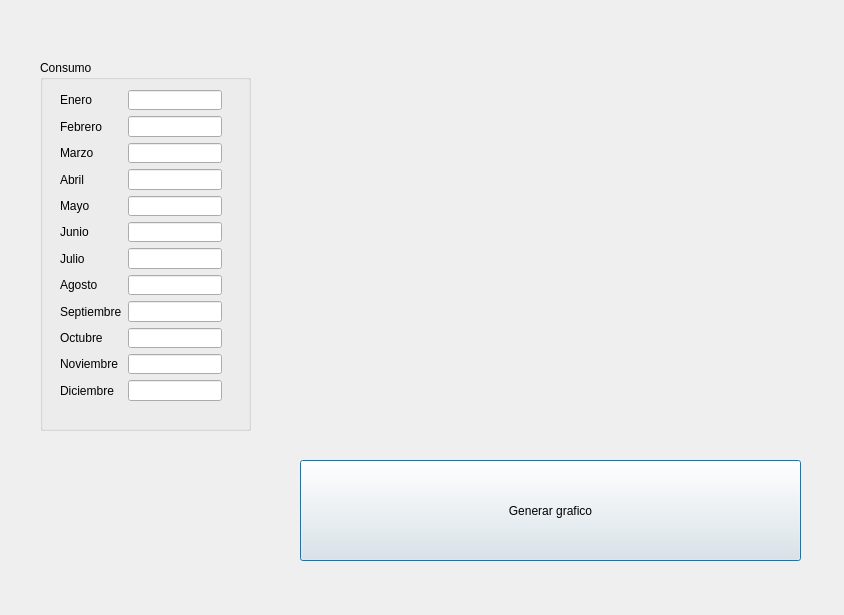
<?xml version="1.0" encoding="UTF-8"?>
<ui version="4.0">
 <class>Dialog</class>
 <widget class="QDialog" name="Dialog">
  <property name="geometry">
   <rect>
    <x>0</x>
    <y>0</y>
    <width>844</width>
    <height>615</height>
   </rect>
  </property>
  <property name="windowTitle">
   <string>Consumo de gas mensual</string>
  </property>
  <widget class="QGroupBox" name="groupBox">
   <property name="geometry">
    <rect>
     <x>40</x>
     <y>60</y>
     <width>211</width>
     <height>371</height>
    </rect>
   </property>
   <property name="title">
    <string>Consumo</string>
   </property>
   <widget class="QWidget" name="formLayoutWidget">
    <property name="geometry">
     <rect>
      <x>20</x>
      <y>30</y>
      <width>162</width>
      <height>311</height>
     </rect>
    </property>
    <layout class="QFormLayout" name="formLayout">
     <item row="0" column="0">
      <widget class="QLabel" name="label">
       <property name="text">
        <string>Enero</string>
       </property>
       <property name="alignment">
        <set>Qt::AlignRight|Qt::AlignTrailing|Qt::AlignVCenter</set>
       </property>
      </widget>
     </item>
     <item row="0" column="1">
      <widget class="QLineEdit" name="enero"/>
     </item>
     <item row="1" column="0">
      <widget class="QLabel" name="label_2">
       <property name="text">
        <string>Febrero</string>
       </property>
      </widget>
     </item>
     <item row="2" column="0">
      <widget class="QLabel" name="label_3">
       <property name="text">
        <string>Marzo</string>
       </property>
      </widget>
     </item>
     <item row="3" column="0">
      <widget class="QLabel" name="label_4">
       <property name="text">
        <string>Abril</string>
       </property>
      </widget>
     </item>
     <item row="4" column="0">
      <widget class="QLabel" name="label_5">
       <property name="text">
        <string>Mayo</string>
       </property>
      </widget>
     </item>
     <item row="5" column="0">
      <widget class="QLabel" name="label_6">
       <property name="text">
        <string>Junio</string>
       </property>
      </widget>
     </item>
     <item row="6" column="0">
      <widget class="QLabel" name="label_7">
       <property name="text">
        <string>Julio</string>
       </property>
      </widget>
     </item>
     <item row="7" column="0">
      <widget class="QLabel" name="label_8">
       <property name="text">
        <string>Agosto</string>
       </property>
      </widget>
     </item>
     <item row="8" column="0">
      <widget class="QLabel" name="label_9">
       <property name="text">
        <string>Septiembre</string>
       </property>
      </widget>
     </item>
     <item row="9" column="0">
      <widget class="QLabel" name="label_10">
       <property name="text">
        <string>Octubre</string>
       </property>
      </widget>
     </item>
     <item row="10" column="0">
      <widget class="QLabel" name="label_11">
       <property name="text">
        <string>Noviembre</string>
       </property>
      </widget>
     </item>
     <item row="11" column="0">
      <widget class="QLabel" name="label_12">
       <property name="text">
        <string>Diciembre</string>
       </property>
      </widget>
     </item>
     <item row="1" column="1">
      <widget class="QLineEdit" name="febrero"/>
     </item>
     <item row="2" column="1">
      <widget class="QLineEdit" name="marzo"/>
     </item>
     <item row="3" column="1">
      <widget class="QLineEdit" name="abril"/>
     </item>
     <item row="4" column="1">
      <widget class="QLineEdit" name="mayo"/>
     </item>
     <item row="5" column="1">
      <widget class="QLineEdit" name="junio"/>
     </item>
     <item row="6" column="1">
      <widget class="QLineEdit" name="julio"/>
     </item>
     <item row="7" column="1">
      <widget class="QLineEdit" name="agosto"/>
     </item>
     <item row="8" column="1">
      <widget class="QLineEdit" name="septiembre"/>
     </item>
     <item row="9" column="1">
      <widget class="QLineEdit" name="octubre"/>
     </item>
     <item row="10" column="1">
      <widget class="QLineEdit" name="noviembre"/>
     </item>
     <item row="11" column="1">
      <widget class="QLineEdit" name="diciembre"/>
     </item>
    </layout>
   </widget>
  </widget>
  <widget class="MatplotlibWidget11_sin" name="grafico" native="true">
   <property name="geometry">
    <rect>
     <x>300</x>
     <y>60</y>
     <width>501</width>
     <height>381</height>
    </rect>
   </property>
  </widget>
  <widget class="QPushButton" name="boton">
   <property name="geometry">
    <rect>
     <x>300</x>
     <y>460</y>
     <width>501</width>
     <height>101</height>
    </rect>
   </property>
   <property name="text">
    <string>Generar grafico</string>
   </property>
  </widget>
 </widget>
 <customwidgets>
  <customwidget>
   <class>MatplotlibWidget11_sin</class>
   <extends>QWidget</extends>
   <header>clases_mpl_pyqt</header>
   <container>1</container>
  </customwidget>
 </customwidgets>
 <resources/>
 <connections/>
</ui>
